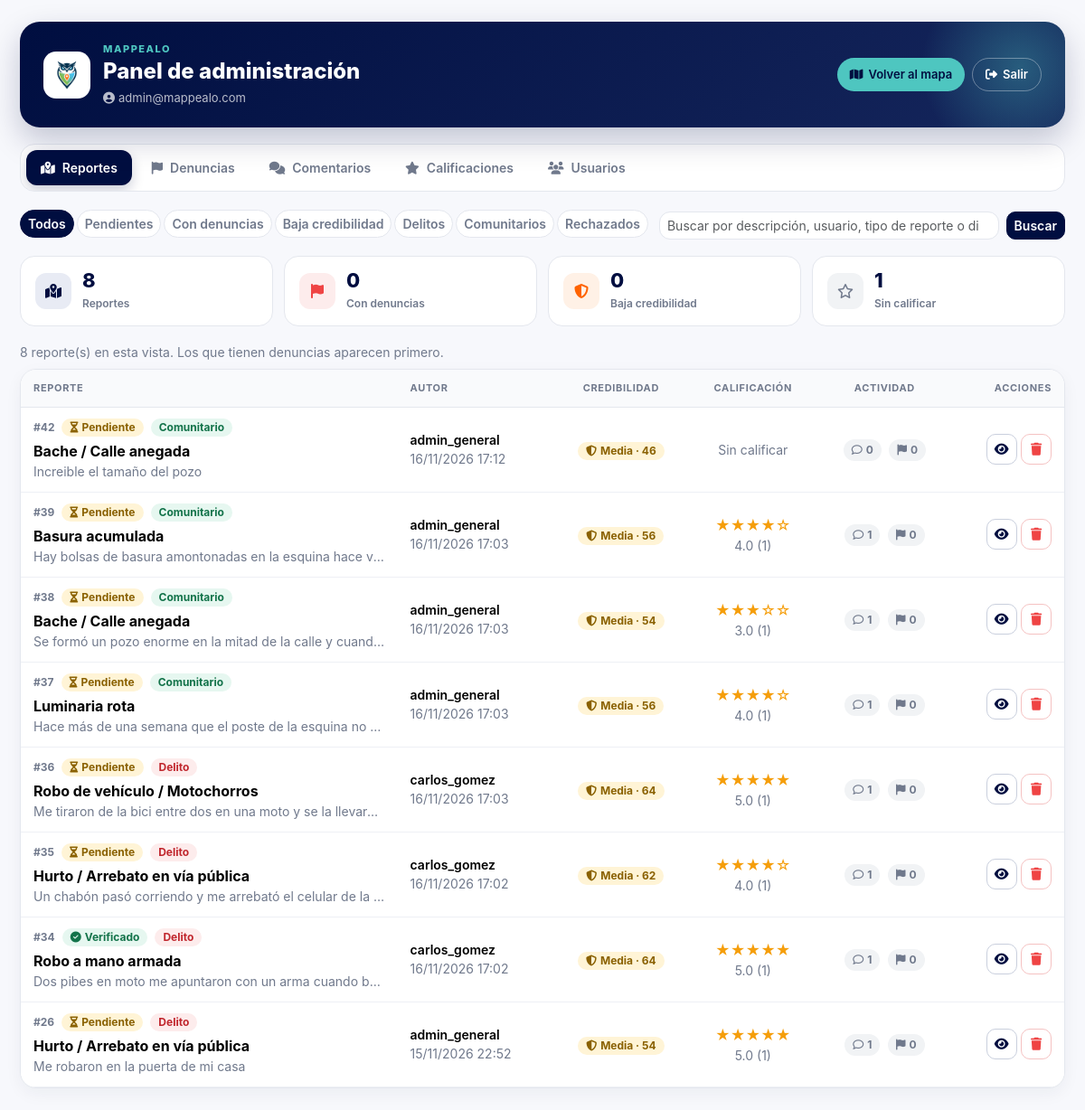
/pages/admin/reportes.php (signed in), run on the app's committed database.
### tables this page shows
CREATE TABLE `reporte` (
  `id_reporte` int(11) NOT NULL,
  `id_usuario` int(11) NOT NULL,
  `id_ubicacion` int(11) NOT NULL,
  `fecha_reporte` datetime NOT NULL DEFAULT current_timestamp(),
  `fecha_incidente` datetime NOT NULL,
  `descripcion` text NOT NULL,
  `estado` varchar(50) NOT NULL DEFAULT 'pendiente'
);

CREATE TABLE `usuario` (
  `id_usuario` int(11) NOT NULL,
  `nombre_usuario` varchar(100) NOT NULL,
  `email` varchar(150) NOT NULL,
  `password` varchar(255) NOT NULL,
  `fecha_registro` datetime NOT NULL DEFAULT current_timestamp(),
  `cuenta_verificada` tinyint(1) NOT NULL DEFAULT 0,
  `es_admin` tinyint(1) NOT NULL DEFAULT 0
);

### pages/admin/reportes.php (the view, shortened to what the rows shown need)
<?php
require_once __DIR__ . '/../../config/connection.php';
require_once __DIR__ . '/_nav.php';
require_once __DIR__ . '/../../config/credibilidad.php';
$condiciones = [];
$parametros = [];
$where = $condiciones ? 'WHERE ' . implode(' AND ', $condiciones) : '';
$stmt = $connection->prepare("
    SELECT
        r.id_reporte,
        r.descripcion,
        r.fecha_reporte,
        r.estado,
        u.nombre_usuario,
        ub.direccion,
        CASE WHEN rb.id_reporte IS NOT NULL THEN 'delito' WHEN ic.id_reporte IS NOT NULL THEN 'comunitario' ELSE 'otro' END AS categoria,
        COALESCE(tr.nombre, ti.nombre, '-') AS tipo,
        (SELECT ROUND(AVG(v.valor), 1) FROM valoracion v WHERE v.id_reporte = r.id_reporte) AS promedio,
        (SELECT COUNT(*) FROM valoracion v WHERE v.id_reporte = r.id_reporte) AS calificaciones,
        (SELECT COUNT(*) FROM comentario c WHERE c.id_reporte = r.id_reporte) AS comentarios,
        (SELECT COUNT(*) FROM advertencia a WHERE a.id_reporte = r.id_reporte) AS denuncias
    FROM reporte r
    INNER JOIN usuario u ON r.id_usuario = u.id_usuario
    INNER JOIN ubicacion ub ON r.id_ubicacion = ub.id_ubicacion
    LEFT JOIN robo rb ON r.id_reporte = rb.id_reporte
    LEFT JOIN tipo_robo tr ON rb.id_tipo_robo = tr.id_tipo_robo
    LEFT JOIN incidente_comunitario ic ON r.id_reporte = ic.id_reporte
    LEFT JOIN tipo_incidente ti ON ic.id_tipo_incidente = ti.id_tipo_incidente
    $where
    ORDER BY denuncias DESC, r.fecha_reporte DESC
");
$stmt->execute($parametros);
$reportes = $stmt->fetchAll(PDO::FETCH_ASSOC);
$credibilidades = credibilidad_reportes($connection);
?>
<!DOCTYPE html>
<html lang="es">
<head>
    <?php admin_head('Reportes'); ?>
</head>
<body class="admin-body">
<div class="container py-4">
    <?php admin_nav($connection, 'reportes'); ?>
    <div class="table-responsive">
        <table class="table table-hover align-middle admin-tabla-reportes">
            <thead>
                <tr>
                    <th>Reporte</th>
                    <th>Autor</th>
                    <th class="text-center">Credibilidad</th>
                    <th class="text-center">Calificación</th>
                    <th class="text-center">Actividad</th>
                    <th class="text-end">Acciones</th>
                </tr>
            </thead>
            <tbody>
            <?php foreach ($reportes as $r): ?>
                <tr class="<?= $r['denuncias'] > 0 ? 'fila-denunciada' : '' ?>">
                    <td class="celda-reporte">
                        <div class="d-flex align-items-center gap-2 mb-1">
                            <span class="admin-id">#<?= (int) $r['id_reporte'] ?></span>
                            <?= admin_estado($r['estado']) ?>
                            <span class="badge <?= $r['categoria'] === 'delito' ? 'text-bg-danger' : 'text-bg-success' ?>"><?= admin_e(ucfirst($r['categoria'])) ?></span>
                        </div>
                        <strong class="d-block"><?= admin_e($r['tipo']) ?></strong>
                        <div class="small text-muted text-truncate" title="<?= admin_e($r['descripcion']) ?>"><?= admin_e($r['descripcion']) ?></div>
                    </td>
                    <td class="small text-nowrap">
                        <span class="fw-semibold"><?= admin_e($r['nombre_usuario']) ?></span><br>
                        <span class="text-muted"><?= admin_fecha($r['fecha_reporte']) ?></span>
                    </td>
                    <td class="text-center"><?= admin_credibilidad($credibilidades[(int) $r['id_reporte']] ?? null) ?></td>
                    <td class="text-center text-nowrap">
                        <?php if ($r['calificaciones'] > 0): ?>
                            <span class="text-warning"><?= admin_estrellas($r['promedio']) ?></span>
                            <div class="small text-muted"><?= admin_e($r['promedio']) ?> (<?= (int) $r['calificaciones'] ?>)</div>
                        <?php else: ?>
                            <span class="small text-muted">Sin calificar</span>
                        <?php endif; ?>
                    </td>
                    <td class="text-center text-nowrap">
                        <span class="admin-chip" title="Comentarios"><i class="fa-regular fa-comment"></i> <?= (int) $r['comentarios'] ?></span>
                        <span class="admin-chip <?= $r['denuncias'] > 0 ? 'rojo' : '' ?>" title="Denuncias"><i class="fa-solid fa-flag"></i> <?= (int) $r['denuncias'] ?></span>
                    </td>
                    <td class="text-end text-nowrap">
                        <a href="reporte.php?id=<?= (int) $r['id_reporte'] ?>" class="btn btn-sm btn-outline-primary btn-icono" title="Ver detalle" aria-label="Ver detalle del reporte #<?= (int) $r['id_reporte'] ?>"><i class="fa-solid fa-eye"></i></a>
                        <?= admin_form_accion('borrar_reporte', ['id' => $r['id_reporte']], '<i class="fa-solid fa-trash"></i>', 'btn btn-sm btn-outline-danger btn-icono',
                            "¿Borrar el reporte #{$r['id_reporte']}? También se borran sus comentarios, calificaciones y denuncias. No se puede deshacer.") ?>
                    </td>
                </tr>
            <?php endforeach; ?>
            </tbody>
        </table>
    </div>
</div>
</body>
</html>

### pages/admin/_nav.php (shortened to what the rows shown need)
<?php
function admin_e($texto): string
{
    return htmlspecialchars((string) $texto, ENT_QUOTES, 'UTF-8');
}
function admin_fecha(?string $fecha): string
{
    $t = strtotime($fecha);
    return $t ? date('d/m/Y H:i', $t) : admin_e($fecha);
}
function admin_estrellas($valor): string
{
    $n = max(0, min(5, (int) round((float) $valor)));
    return str_repeat('★', $n) . str_repeat('☆', 5 - $n);
}
function admin_credibilidad(?array $cred, bool $conTexto = true): string
{
    $clase = ['alta' => 'text-bg-success', 'media' => 'text-bg-warning', 'baja' => 'text-bg-danger'][$cred['nivel']['clave']] ?? 'text-bg-secondary';
    $texto = $conTexto ? admin_e($cred['nivel']['texto']) . ' · ' : '';
    return '<span class="badge ' . $clase . '" title="Índice de credibilidad (0 a 100)"><i class="fa-solid fa-shield-halved me-1"></i>' . $texto . (int) $cred['puntaje'] . '</span>';
}
function admin_estado(?string $estado): string
{
    $estado = strtolower((string) $estado);
    $datos = [
        'verificado' => ['text-bg-success', 'fa-circle-check', 'Verificado'],
        'rechazado' => ['text-bg-danger', 'fa-ban', 'Rechazado'],
        'pendiente' => ['text-bg-warning', 'fa-hourglass-half', 'Pendiente'],
    ];
    [$clase, $icono, $texto] = $datos[$estado] ?? $datos['pendiente'];
    return '<span class="badge ' . $clase . '"><i class="fa-solid ' . $icono . ' me-1"></i>' . $texto . '</span>';
}
function admin_form_accion(string $accion, array $campos, string $texto, string $clase, string $confirmacion): string
{
    $html = '<form method="POST" action="../../handler/admin/moderacion_handler.php" class="d-inline" onsubmit="return confirm(' . admin_e(json_encode($confirmacion)) . ');">';
    $html .= '<input type="hidden" name="csrf_token" value="' . admin_e(csrf_token()) . '">';
    $html .= '<input type="hidden" name="accion" value="' . admin_e($accion) . '">';
    $html .= '<input type="hidden" name="volver" value="' . admin_e($_SERVER['REQUEST_URI'] ?? '') . '">';
    foreach ($campos as $nombre => $valor) {
        $html .= '<input type="hidden" name="' . admin_e($nombre) . '" value="' . admin_e($valor) . '">';
    }
    $html .= '<button type="submit" class="' . admin_e($clase) . '">' . $texto . '</button></form>';
    return $html;
}
function admin_nav(PDO $connection, string $activa): void
{
    ?>
    <header class="admin-hero">
        <div class="admin-hero-marca">
            <div>
                <h1>Panel de administración</h1>
            </div>
        </div>
    </header>
    <?php
}
function admin_head(string $titulo): void
{
    ?>
    <link href="https://cdn.jsdelivr.net/npm/bootstrap@5.3.7/dist/css/bootstrap.min.css" rel="stylesheet">
    <link rel="stylesheet" href="https://cdnjs.cloudflare.com/ajax/libs/font-awesome/6.5.2/css/all.min.css">
    <link rel="stylesheet" href="../../assets/css/admin.css?v=6">
    <?php
}

### data on the page
reporte: id_reporte "42", texto "Pendiente", categoria "Comunitario", tipo "Bache / Calle anegada", descripcion "Increible el tamaño del pozo", id_usuario.nombre_usuario "admin_general", fecha_reporte "16/11/2026 17:12", texto "Media ·", puntaje "46", shows "Sin calificar", comentarios "0", denuncias "0"
reporte: id_reporte "39", texto "Pendiente", categoria "Comunitario", tipo "Basura acumulada", descripcion "Hay bolsas de basura amontonadas en la esquina hace v…", id_usuario.nombre_usuario "admin_general", fecha_reporte "16/11/2026 17:03", texto "Media ·", puntaje "56", promedio "★★★★☆", promedio "4.0", calificaciones "1", comentarios "1", denuncias "0"
reporte: id_reporte "38", texto "Pendiente", categoria "Comunitario", tipo "Bache / Calle anegada", descripcion "Se formó un pozo enorme en la mitad de la calle y cuand…", id_usuario.nombre_usuario "admin_general", fecha_reporte "16/11/2026 17:03", texto "Media ·", puntaje "54", promedio "★★★☆☆", promedio "3.0", calificaciones "1", comentarios "1", denuncias "0"
reporte: id_reporte "37", texto "Pendiente", categoria "Comunitario", tipo "Luminaria rota", descripcion "Hace más de una semana que el poste de la esquina no…", id_usuario.nombre_usuario "admin_general", fecha_reporte "16/11/2026 17:03", texto "Media ·", puntaje "56", promedio "★★★★☆", promedio "4.0", calificaciones "1", comentarios "1", denuncias "0"
reporte: id_reporte "36", texto "Pendiente", categoria "Delito", tipo "Robo de vehículo / Motochorros", descripcion "Me tiraron de la bici entre dos en una moto y se la llevar…", id_usuario.nombre_usuario "carlos_gomez", fecha_reporte "16/11/2026 17:03", texto "Media ·", puntaje "64", promedio "★★★★★", promedio "5.0", calificaciones "1", comentarios "1", denuncias "0"
reporte: id_reporte "35", texto "Pendiente", categoria "Delito", tipo "Hurto / Arrebato en vía pública", descripcion "Un chabón pasó corriendo y me arrebató el celular de la…", id_usuario.nombre_usuario "carlos_gomez", fecha_reporte "16/11/2026 17:02", texto "Media ·", puntaje "62", promedio "★★★★☆", promedio "4.0", calificaciones "1", comentarios "1", denuncias "0"
reporte: id_reporte "34", texto "Verificado", categoria "Delito", tipo "Robo a mano armada", descripcion "Dos pibes en moto me apuntaron con un arma cuando b…", id_usuario.nombre_usuario "carlos_gomez", fecha_reporte "16/11/2026 17:02", texto "Media ·", puntaje "64", promedio "★★★★★", promedio "5.0", calificaciones "1", comentarios "1", denuncias "0"
reporte: id_reporte "26", texto "Pendiente", categoria "Delito", tipo "Hurto / Arrebato en vía pública", descripcion "Me robaron en la puerta de mi casa", id_usuario.nombre_usuario "admin_general", fecha_reporte "15/11/2026 22:52", texto "Media ·", puntaje "54", promedio "★★★★★", promedio "5.0", calificaciones "1", comentarios "1", denuncias "0"

### other printed values
admin_e($email) "admin@mappealo.com"
$texto "Reportes"
$texto "Denuncias"
$texto "Comentarios"
$texto "Calificaciones"
$texto "Usuarios"
$texto "Todos"
$texto "Pendientes"
$texto "Con denuncias"
$texto "Baja credibilidad"
$texto "Delitos"
$texto "Comunitarios"
$texto "Rechazados"
$estadisticas['total'] "8"
$estadisticas['denunciados'] "0"
